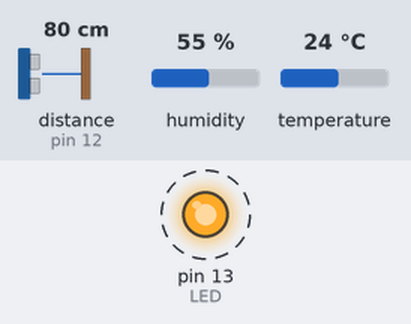
The sketch below on a simulated Arduino Uno, built with avr-gcc and run on an emulated ATmega328P. On the bench: output pins drawn as LEDs (lit = HIGH). Wiring (inferred from the names in the program): DHT22 sensor: data pin 3. Dashed ring = blinking. The test bench sets the inputs (shaded band); at power-on: distance to the obstacle (sensor on pin 12) 80 cm, humidity 55 %, temperature 24 °C. The echo pulse lasts 58.3 µs per cm; pins used as bus, display or sensor lines are not drawn; what the sketch prints to the serial monitor is not drawn.

Above: at 0.6 s.
Timing chart, 0 to 5.3 s (numbered marks = the images above):
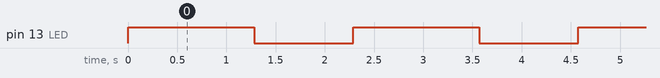

The sketch:

underfloor.ino
```cpp
#include <stdlib.h>

#include <Arduino.h>

// DHT22 code Based on AdaFruit library ...
#include <DHT.h>
#include <NewPing.h>

#define DHT_TYPE DHT22

#define LED 13

#define TRIGGER_PIN 11
#define ECHO_PIN 12
#define HUMIDITY_PIN 3
#define DHT_POWER 2

#define MAX_DISTANCE 200

static NewPing sonar(TRIGGER_PIN, ECHO_PIN, MAX_DISTANCE);
static DHT dht(HUMIDITY_PIN, DHT_TYPE);

// TODO
static int pump = 0;
static int fan = 50;

  /*
  *
  */

class Command
{
  enum cmd { UNKNOWN, FAN, PUMP, };

  enum cmd cmd;
  int value;
  char buff[16];
  int idx;

public:
  Command()
  : idx(0)
  {
  }

  bool parse(const char *line)
  {
    cmd = UNKNOWN;
    switch (*line++)
    {
      case 'p' :
      {
        //  pump
        cmd = PUMP;
        value = atoi(line);
        break;
      }
      case 'f' :
      {
        //  fan
        cmd = FAN;
        value = atoi(line);
        break;
      }
      default :
      {
        // error
        return false;
      }
    }

    return true;
  }

  bool command()
  {
    if (!Serial.available())
    {
      return false;
    }

    const int c = Serial.read();
    buff[idx] = c;
    idx += 1;
    if (idx >= sizeof(buff))
    {
      idx = 0;
      return true;
    }

    buff[idx] = '\0';

    if (c != '\n')
      return true;

    idx = 0;

    switch (buff[0])
    {
      case 'f' :
      {
        int value = atoi(& buff[1]);
        // TODO : validate etc.
        fan = value;
        break;
      }
      case 'p' :
      {
        int value = atoi(& buff[1]);
        // TODO : validate etc.
        pump = value;
        break;
      }
      default:
        return false;
    }

    return true;
  }
};

  /*
  *
  */

void setup()
{
  pinMode(LED, OUTPUT);
  pinMode(DHT_POWER, OUTPUT);
  digitalWrite(DHT_POWER, HIGH);
  dht.begin();

  Serial.begin(9600);
  Serial.print("Underfloor v 1.0\r\n");
}

void loop()
{
  static bool state = true;
  digitalWrite(LED, state ? HIGH : LOW);

  state = !state;

  static Command cmd;

  while (cmd.command())
    ;

  const int distance = sonar.ping_cm();
  const float temp = dht.readTemperature();
  const float humidity = dht.readHumidity();

  Serial.print("d=");
  Serial.print(distance);
  Serial.print(" t=");
  Serial.print(temp);
  Serial.print(" h=");
  Serial.print(humidity);
  Serial.print(" p=");
  Serial.print(pump);
  Serial.print(" f=");
  Serial.print(fan);
  Serial.print("\r\n");

  delay(1000); // ms
}

// FIN
```

Measured:
- by itself, pin 13 (LED): alternates HIGH for 1.3 s and LOW for 1.0 s
